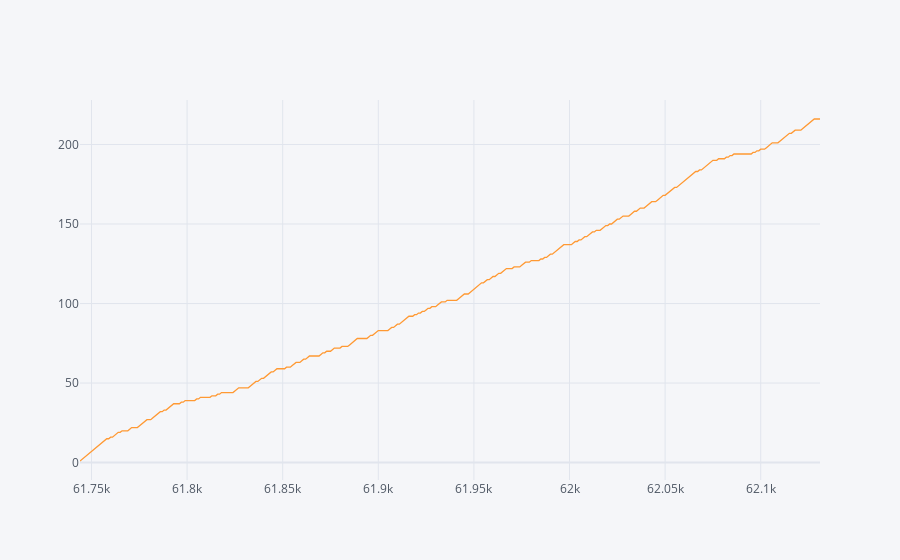

This figure's notebook cell:
### Code cell
train_53440229_answerCorrect_cumsum.iplot(kind='line')
'''
오류 : 순수 questions에 대한 것만 찍어야 하는데, 밑의 그래프는 questions+lectures이다. 즉 -1이 섞인것.
이 유저는 lectures는 안 보고 questions만 이용한다는 것을 아래 코드를 통해 밝혔다.
'''

### Figure 1 — Plotly figure (JSON) as saved in the notebook; plotly's stock layout.template omitted (floating-point values rounded to 4 significant figures; data arrays with more than 128 entries replaced by an {"elided": "..."} marker saying what was removed)
{"data": [{"line": {"color": "rgba(255, 153, 51, 1.0)", "dash": "solid", "shape": "linear", "width": 1.3}, "mode": "lines", "name": "answered_correctly", "text": "", "type": "scatter", "x": {"elided": "388 int values"}, "y": {"elided": "388 int values"}}], "layout": {"legend": {"bgcolor": "#F5F6F9", "font": {"color": "#4D5663"}}, "paper_bgcolor": "#F5F6F9", "plot_bgcolor": "#F5F6F9", "title": {"font": {"color": "#4D5663"}}, "xaxis": {"gridcolor": "#E1E5ED", "showgrid": true, "tickfont": {"color": "#4D5663"}, "title": {"font": {"color": "#4D5663"}, "text": ""}, "zerolinecolor": "#E1E5ED"}, "yaxis": {"gridcolor": "#E1E5ED", "showgrid": true, "tickfont": {"color": "#4D5663"}, "title": {"font": {"color": "#4D5663"}, "text": ""}, "zerolinecolor": "#E1E5ED"}}}
